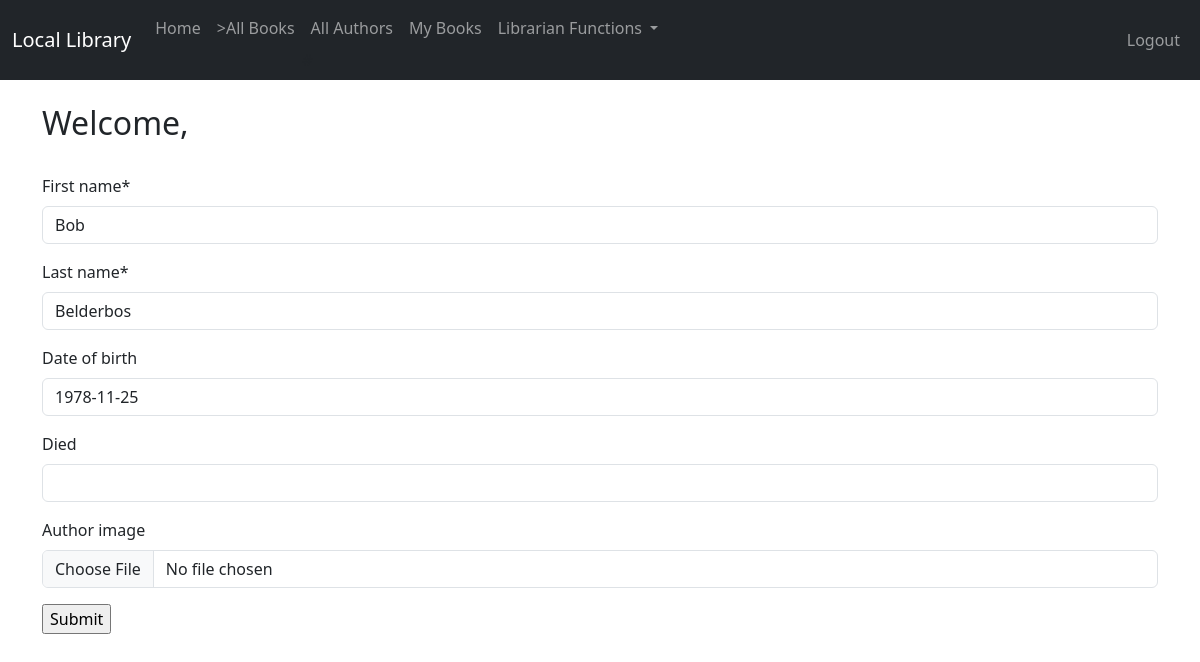
Screenshot of /author/1/update/ (signed in) with the database file from the repository.
### catalog/models.py (models this page shows, shortened)
class Author(models.Model):
    first_name = models.CharField(max_length=100)
    last_name = models.CharField(max_length=100)
    date_of_birth = models.DateField(null=True, blank=True)
    date_of_death = models.DateField('Died', null=True, blank=True)
    author_image = models.ImageField(upload_to='images/', null=True, blank=True)
    class Meta:
        ordering = ['last_name', 'first_name']

### catalog/views.py (the view, shortened to what this page needs)
# urls.py: path('author/<int:pk>/update/', views.AuthorUpdate.as_view(), name='author_update'),
class AuthorUpdate(UpdateView):
    model = Author
    fields = ['first_name', 'last_name', 'date_of_birth', 'date_of_death', 'author_image']

### catalog/templates/catalog/author_form.html (shortened to what this page needs)
{% extends "catalog/base.html" %}
{% load crispy_forms_tags %}
{% load crispy_forms_filters %}
{% block content %}
    {% if perms.catalog.create_author or perms.catalog.edit_author %}
        <form action="" method="POST" enctype="multipart/form-data">
            {{ form|crispy }}
            <input type="submit" value="Submit"/>
        </form>
    {% else %}
        You do not have permission to access this feature
        <a href="{% url 'index' %}">Home</a>
    {% endif %}
{% endblock %}

### rows the page displays
Author: first_name "Bob", last_name "Belderbos", date_of_birth "1978-11-25"
